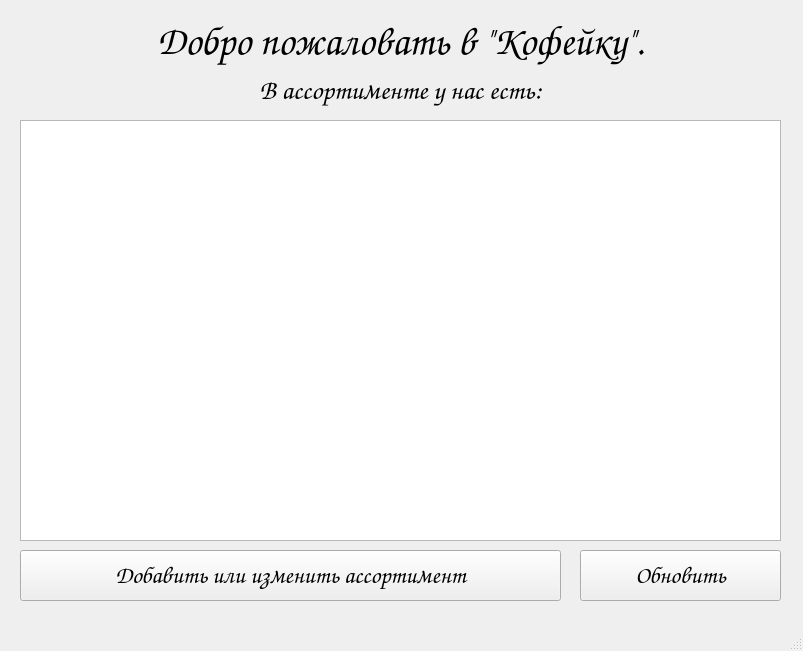
<?xml version="1.0" encoding="UTF-8"?>
<ui version="4.0">
 <class>MainWindow</class>
 <widget class="QMainWindow" name="MainWindow">
  <property name="geometry">
   <rect>
    <x>0</x>
    <y>0</y>
    <width>803</width>
    <height>651</height>
   </rect>
  </property>
  <property name="windowTitle">
   <string>MainWindow</string>
  </property>
  <widget class="QWidget" name="centralwidget">
   <widget class="QLabel" name="label">
    <property name="geometry">
     <rect>
      <x>20</x>
      <y>10</y>
      <width>761</width>
      <height>61</height>
     </rect>
    </property>
    <property name="font">
     <font>
      <family>Comic Sans MS</family>
      <pointsize>30</pointsize>
     </font>
    </property>
    <property name="text">
     <string>Добро пожаловать в &quot;Кофейку&quot;.</string>
    </property>
    <property name="alignment">
     <set>Qt::AlignCenter</set>
    </property>
   </widget>
   <widget class="QLabel" name="label_2">
    <property name="geometry">
     <rect>
      <x>60</x>
      <y>70</y>
      <width>681</width>
      <height>41</height>
     </rect>
    </property>
    <property name="font">
     <font>
      <family>Comic Sans MS</family>
      <pointsize>20</pointsize>
     </font>
    </property>
    <property name="text">
     <string>В ассортименте у нас есть:</string>
    </property>
    <property name="alignment">
     <set>Qt::AlignCenter</set>
    </property>
   </widget>
   <widget class="QTableWidget" name="coffie_table">
    <property name="geometry">
     <rect>
      <x>20</x>
      <y>120</y>
      <width>761</width>
      <height>421</height>
     </rect>
    </property>
    <property name="verticalScrollMode">
     <enum>QAbstractItemView::ScrollPerPixel</enum>
    </property>
    <property name="horizontalScrollMode">
     <enum>QAbstractItemView::ScrollPerPixel</enum>
    </property>
   </widget>
   <widget class="QPushButton" name="add_change">
    <property name="geometry">
     <rect>
      <x>20</x>
      <y>550</y>
      <width>541</width>
      <height>51</height>
     </rect>
    </property>
    <property name="font">
     <font>
      <family>Comic Sans MS</family>
      <pointsize>18</pointsize>
     </font>
    </property>
    <property name="text">
     <string>Добавить или изменить ассортимент</string>
    </property>
   </widget>
   <widget class="QPushButton" name="reset">
    <property name="geometry">
     <rect>
      <x>580</x>
      <y>550</y>
      <width>201</width>
      <height>51</height>
     </rect>
    </property>
    <property name="font">
     <font>
      <family>Comic Sans MS</family>
      <pointsize>18</pointsize>
     </font>
    </property>
    <property name="text">
     <string>Обновить</string>
    </property>
   </widget>
  </widget>
  <widget class="QMenuBar" name="menubar">
   <property name="geometry">
    <rect>
     <x>0</x>
     <y>0</y>
     <width>803</width>
     <height>21</height>
    </rect>
   </property>
  </widget>
  <widget class="QStatusBar" name="statusbar"/>
 </widget>
 <resources/>
 <connections/>
</ui>
